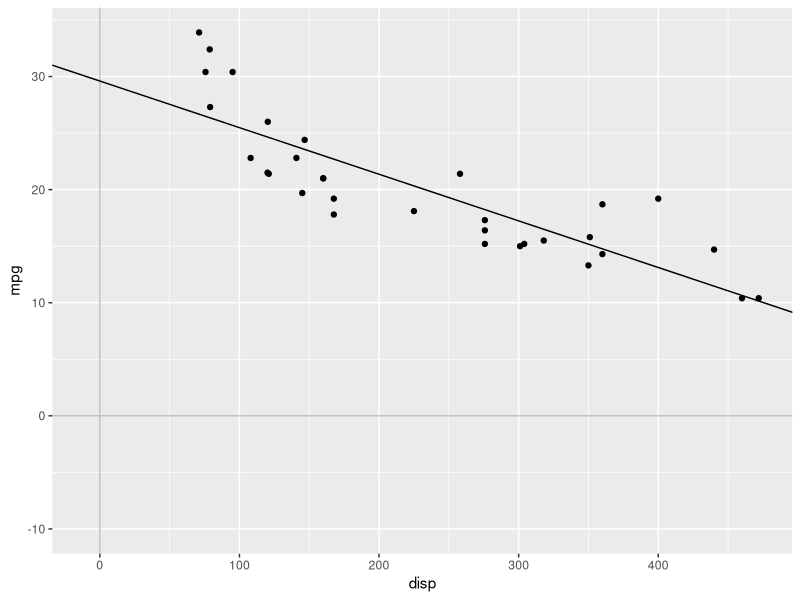
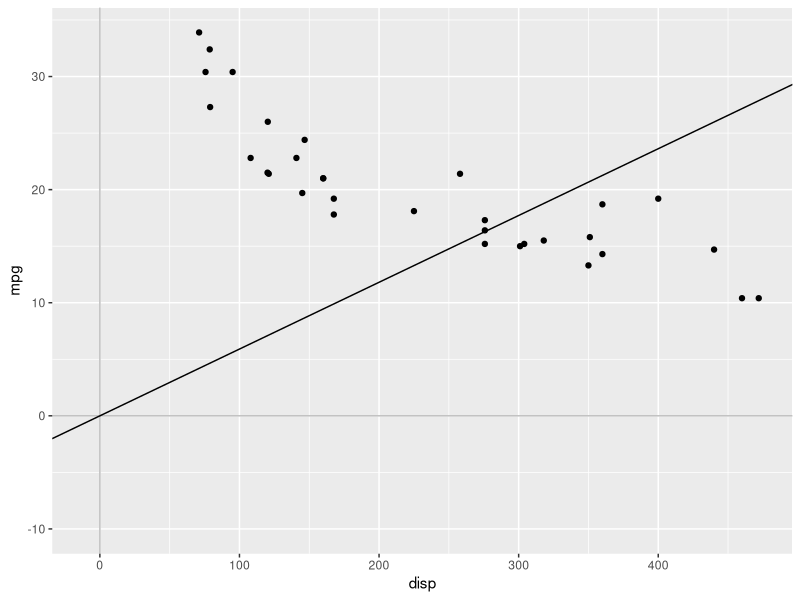
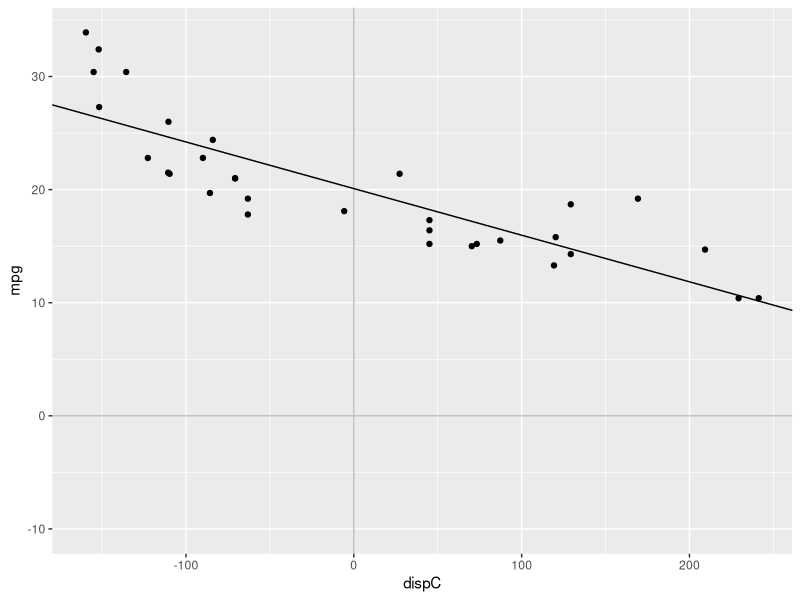

Write R code to recreate these figures, in order.
## ---- chunk 1
knitr::opts_chunk$set(echo = TRUE, cache = FALSE, comment = NA, message = FALSE, warning = FALSE)
## ---- chunk 2
library(ggplot2) # plot regression lines
## ---- chunk 3
head(mtcars)
## ---- chunk 4
model1 <- lm(mpg ~ disp, mtcars) # the intercept is included by default: lm(mpg ~ 1 + disp, mtcars)
coef1 <- coef(model1) # get coefficients
coef1
## ---- chunk 5
ggplot(mtcars, aes(disp, mpg)) +
  geom_point() +
  geom_vline(xintercept = 0, col = 'grey') +
  geom_hline(yintercept = 0, col = 'grey') +
  scale_x_continuous(limits = c(-10, max(mtcars$disp))) +
  scale_y_continuous(limits = c(-10, max(mtcars$mpg))) +
  geom_abline(intercept = coef(model1)[1], slope = coef(model1)[2]) # manually plot regression line
## ---- chunk 6
model0 <- lm(mpg ~ 0 + disp, mtcars) # equivalent syntax: lm(mpg ~ -1 + disp, mtcars)
coef0 <- coef(model0) # get coefficients
coef0
## ---- chunk 7
ggplot(mtcars, aes(disp, mpg)) +
  geom_point() +
  geom_vline(xintercept = 0, col = 'grey') +
  geom_hline(yintercept = 0, col = 'grey') +
  scale_x_continuous(limits = c(-10, max(mtcars$disp))) +
  scale_y_continuous(limits = c(-10, max(mtcars$mpg))) +
  geom_abline(intercept = 0, slope = coef(model0)[1]) # manually plot regression line
## ---- chunk 8
mtcars$dispC <- mtcars$disp - mean(mtcars$disp) # create mean-centered variable
mean(mtcars$dispC) # mean of dispC is 0 (with some rounding error)
## ---- chunk 9
model1c <- lm(mpg ~ dispC, mtcars)
coef(model1c)
## ---- chunk 10
model0c <- lm(mpg ~ 0 + dispC, mtcars)
coef(model0c)
## ---- chunk 11
ggplot(mtcars, aes(dispC, mpg)) +
  geom_point() +
  geom_vline(xintercept = 0, col = 'grey') +
  geom_hline(yintercept = 0, col = 'grey') +
  scale_x_continuous(limits = c(min(mtcars$dispC), max(mtcars$dispC))) +
  scale_y_continuous(limits = c(-10, max(mtcars$mpg))) +
  geom_abline(intercept = coef(model1c)[1], slope = coef(model1c)[2]) 
